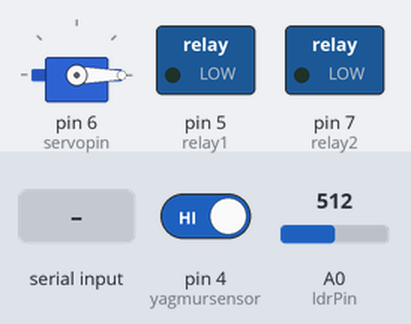
Bench run of a sketch on a simulated Arduino Nano, built with avr-gcc and run on an emulated ATmega328P. On the bench: servo, switched loads named in the sketch (green lamp = pin HIGH). The inputs (shaded band) are chosen by the test bench; at power-on: A0 (ldrPin) = 512, pin 4 (yagmursensor) HIGH.

Above: at 1.8 s.
1.9 s: A0 (ldrPin) set to 414
3.4 s: A0 (ldrPin) set to 381
At 4.7 s:
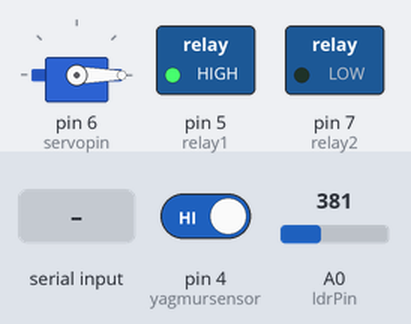
5.5 s: pin 4 (yagmursensor) driven LOW
At 7.2 s:
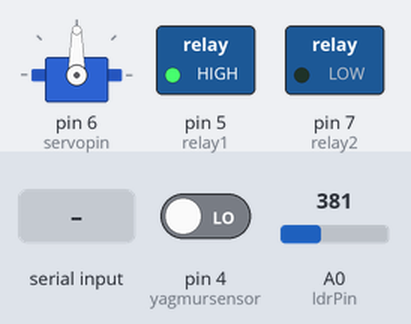
7.5 s: "C" received over the second serial link
At 8.9 s:
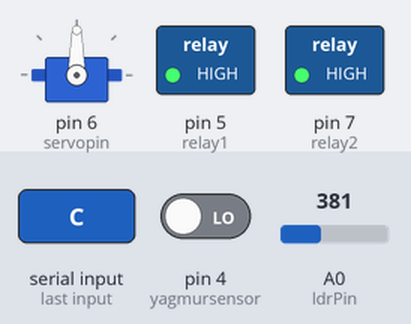
9.5 s: pin 4 (yagmursensor) driven HIGH
At 10.5 s:
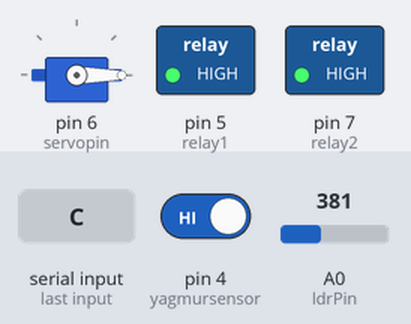
11.5 s: A0 (ldrPin) set to 410
At 13.2 s:
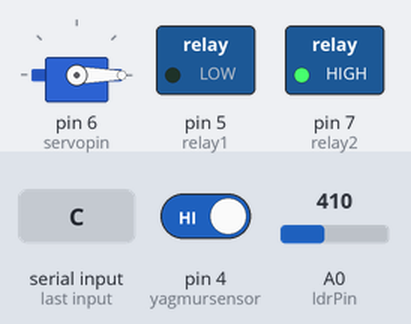
Timing chart, 0 to 14.5 s (numbered marks = the images above; inputs shaded):
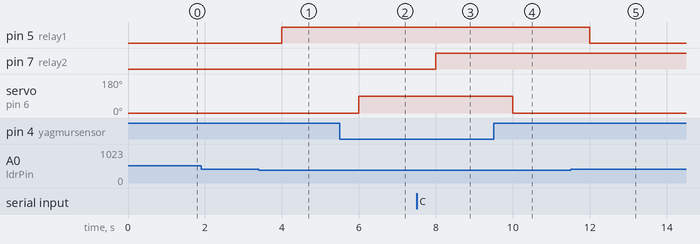

Measured:
- the behaviour switches between 400 and 399 on A0 (ldrPin) (found by bisection; images 0 and 1)
- after the input at 1.9 s, every drawn part: stays the same
- after the input at 3.4 s, pin 5 (relay1): LOW → HIGH after 0.60 s
- after the input at 5.5 s, servo on pin 6 (servopin): 0° → 90° after 0.50 s
- after the input at 7.5 s, pin 7 (relay2): LOW → HIGH after 0.50 s
- after the input at 9.5 s, servo on pin 6 (servopin): 90° → 0° after 0.50 s
- after the input at 11.5 s, pin 5 (relay1): HIGH → LOW after 0.50 s

The sketch:

Nano_Bluetooth_YagmurSensor_ServoMotor_Role.ino
```cpp
#include <SoftwareSerial.h>
#include <Servo.h>
const int ldrPin = A0;
const int yagmursensor = 4 , relay1 = 5 , servopin = 6 , relay2 = 7;
int ldrValue = 0;
bool bluetoothControl = false;
Servo shutterServo;

SoftwareSerial bluetooth(10, 11); //Bluetooth RX TX bağlantı pinleri

void setup() {
  pinMode(relay1, OUTPUT);
  pinMode(relay2, OUTPUT);
  bluetooth.begin(9600);
  Serial.begin(9600);
  digitalWrite(relay1, LOW);
  digitalWrite(relay2, LOW);
  bluetoothControl = false;
  shutterServo.attach(servopin);
  shutterServo.write(0);
}

void loop() {
  int rainValue = digitalRead(yagmursensor);
    if (rainValue == LOW) {
      shutterServo.write(90);
    } else {
      shutterServo.write(0);
    }

  if (bluetooth.available()){
    char command = bluetooth.read();

    if (command == 'A'){
      digitalWrite(relay1, HIGH);
      bluetoothControl = true;
    }
    else if (command == 'B'){
      digitalWrite(relay1, LOW);
      bluetoothControl = false;
    }
    else if (command == 'C'){
      digitalWrite(relay2, HIGH);
    }
    else if (command == 'D'){
      digitalWrite(relay2, LOW);
    }
  }

  if (!bluetoothControl) {
    ldrValue = analogRead(ldrPin);

    if (ldrValue < 400){
      digitalWrite(relay1, HIGH);
    }
    else {
      digitalWrite(relay1, LOW);
    }
  }
  delay(1000);
}
```
